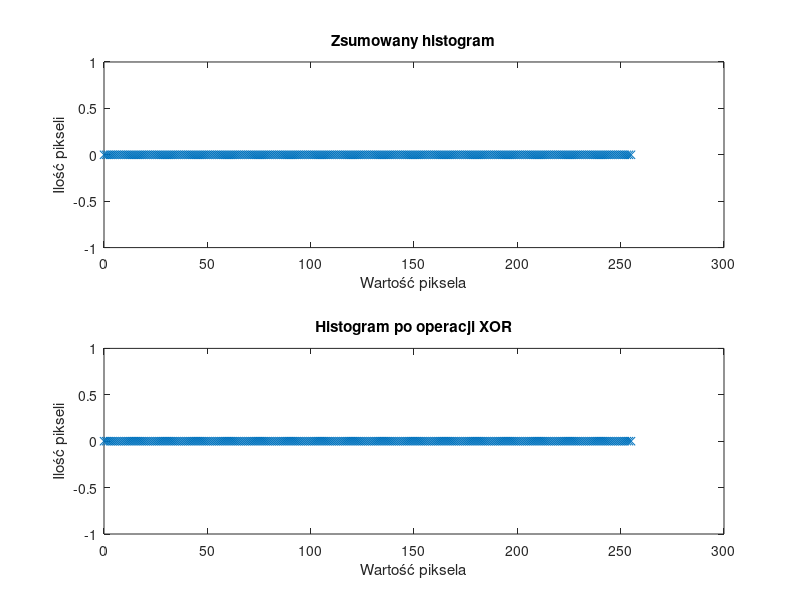

This figure's MATLAB source:
sum_histogram = zeros(256, 1);
xor_histogram = zeros(256, 1);
folder_path = '%path_to_.jpgs';

file_list = dir(fullfile(folder_path, '*.jpg')); 
for i = 1:numel(file_list)
    img = imread(fullfile(folder_path, file_list(i).name));
    gray_img = rgb2gray(img);
    [current, ~] = imhist(gray_img);
    
    xor_var = bitxor(i,255);
    for j = 1:256
    xor_histogram = xor_histogram + bitxor(current(j), xor_var);
    end
    [max_Y, max_index] = max(xor_histogram);
    xor_histogram(max_index) = max_Y / (i * 4);
    [min_Y, min_index] = min(xor_histogram);
    xor_histogram(min_index) = min_Y * (i * 2);
    sum_histogram = sum_histogram + current; 
end

entropy_sum = entropy(uint8(rescale(sum_histogram, 0, 255)));
fprintf('Entropia zsumowanego histogramu: %f\n', entropy_sum);
entropy_xor = entropy(uint8(rescale(xor_histogram, 0, 255)));
fprintf('Entropia histogramu po operacji XOR: %f\n', entropy_xor);
 xor_histogram=xor_histogram/10000;
figure;
subplot(2, 1, 1);
plot(0:255, sum_histogram, 'x');
title('Zsumowany histogram');
xlabel('Wartość piksela');
ylabel('Ilość pikseli');

subplot(2, 1, 2);
plot(0:255, xor_histogram, 'x');
title('Histogram po operacji XOR');
xlabel('Wartość piksela');
ylabel('Ilość pikseli');

csvwrite('C:\%Custom_path\random_numbers.csv', xor_histogram);

